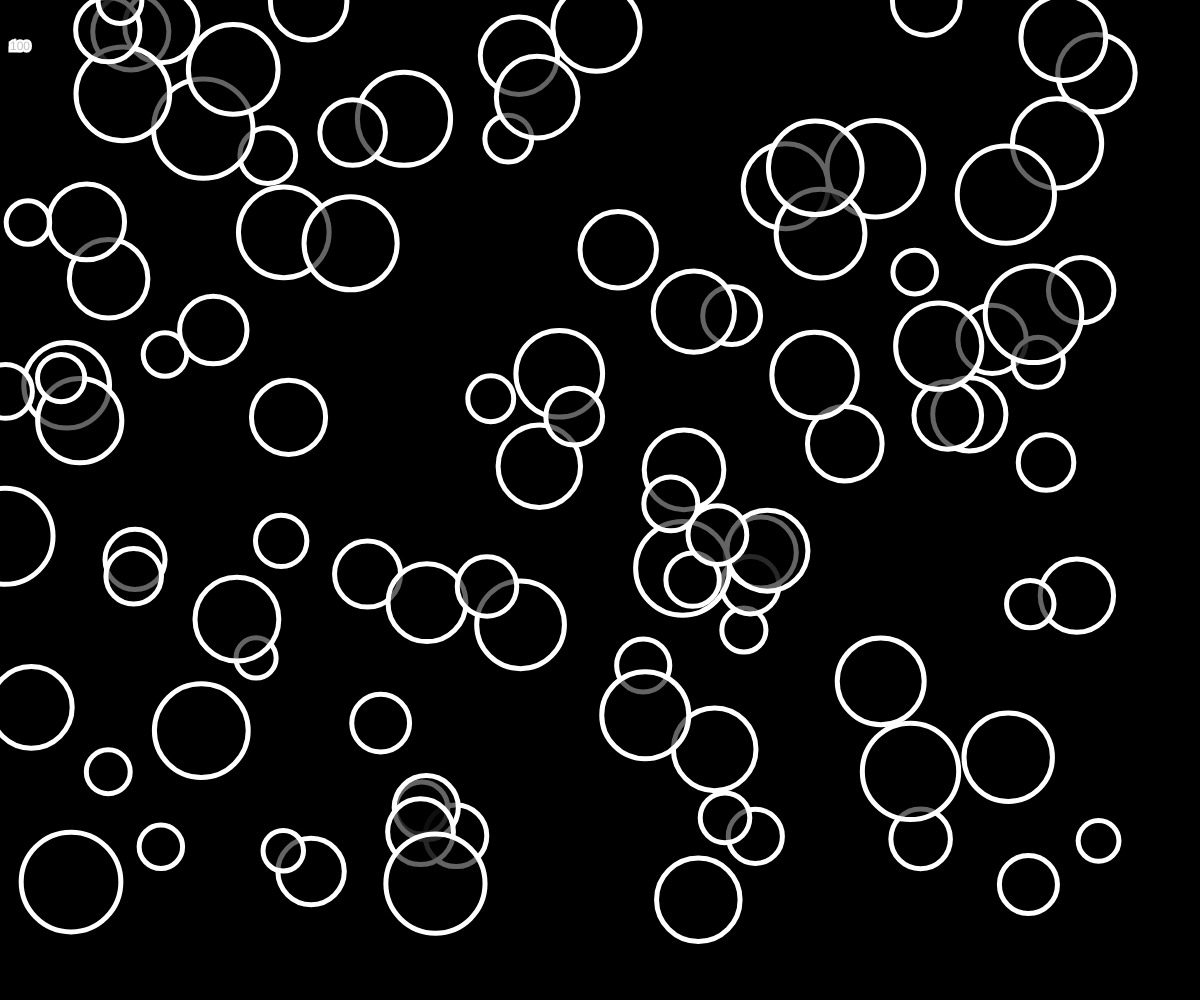
Frame 1 (no input)
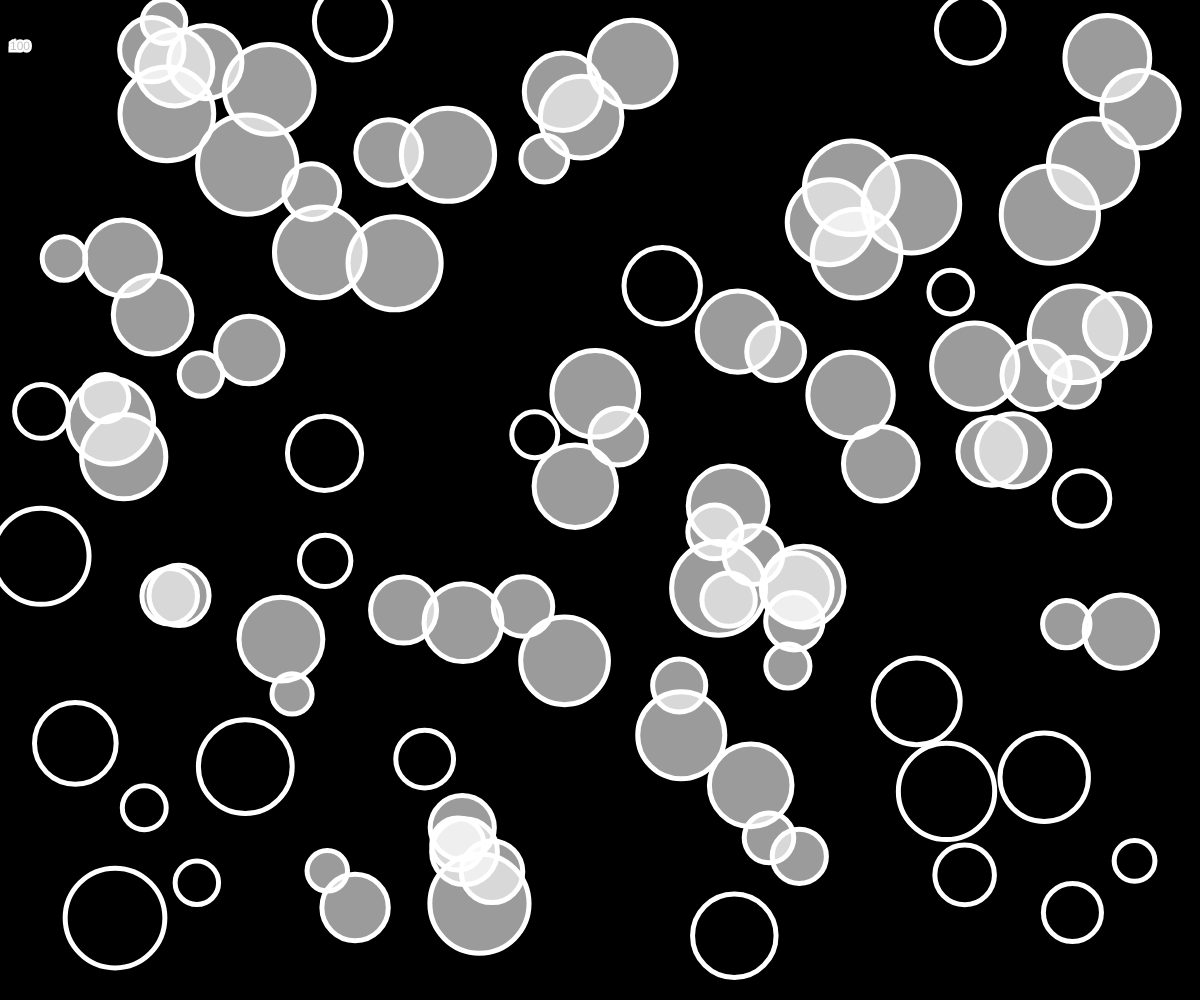
Frame 60 (no input)
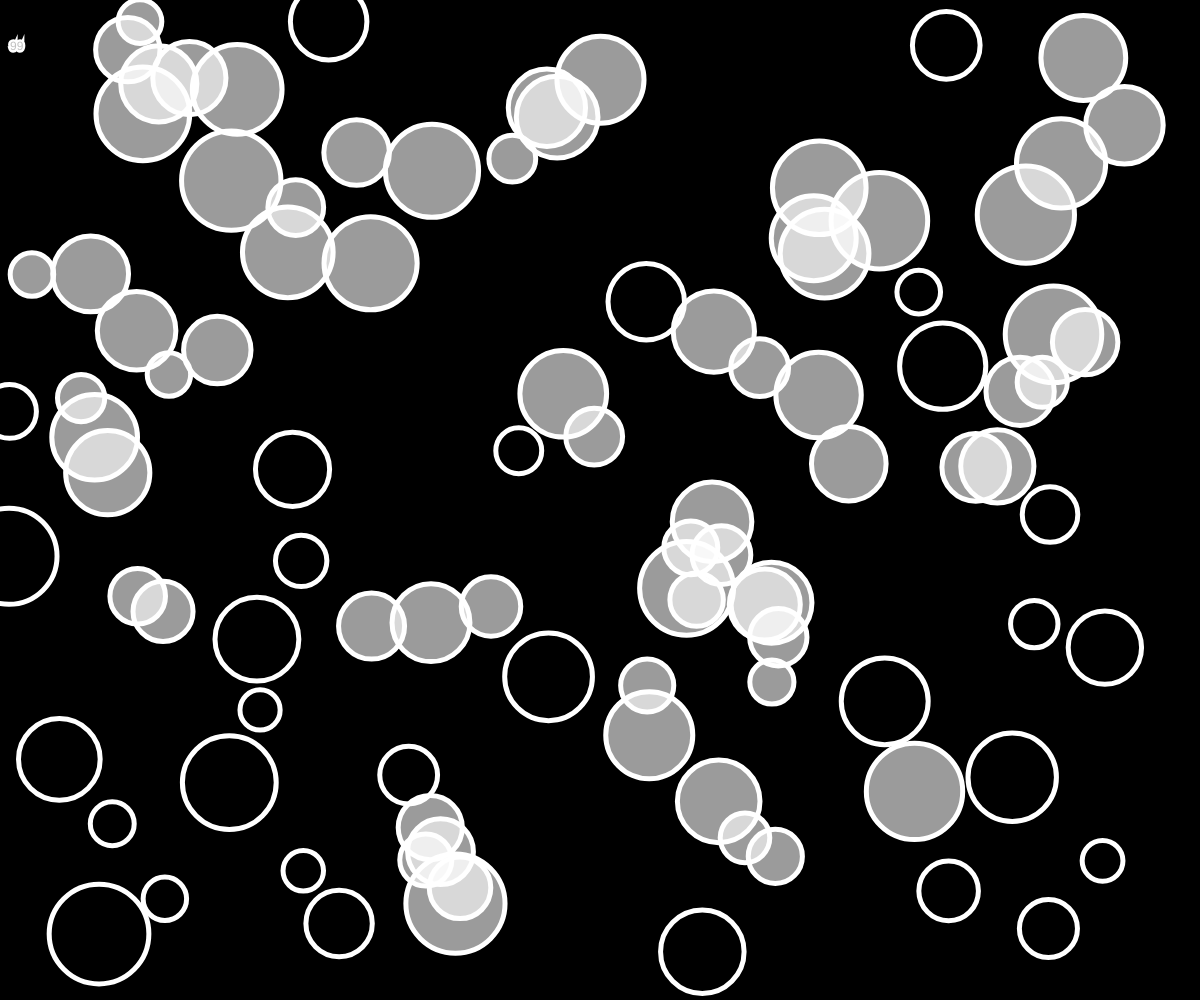
Frame 120 (the mouse pressed at the canvas centre since frame 60)

The p5.js sketch that drew these frames (run headless with seeded random() and noise() and a simulated clock; from frame 60 on, the mouse is pressed at the canvas centre):

// p5.js sketch
// ── sketch.js
let bubbles = [];
var bubblesCounter;
var xSpeed = 4;
var ySpeed = 4;

function setup() {
  createCanvas(windowWidth, windowHeight);
  for (var i = 0; i < 100; i++) {
    let x = random(0, width - 100);
    let y = random(0, height - 100);
    let r = random(20, 50);
    bubbles[i] = new Bubble(x, y, r);
  }
  bubblesCounter = {
    counter: bubbles.length,
    col: color(192, 192, 192)
  };
}

// Bubbles Remove
function mousePressed() {
  for (var i = 0; i < bubbles.length; i++) {
    bubbles[i].clicked(mouseX, mouseY);
    if (bubbles[i].contains(mouseX, mouseY)) {
      bubbles.splice(i, 1);
    }
  }
}

function draw() {
  background(0);
  // Bubbles "Turn On" when touching each other
  for (b of bubbles) {
    b.show();
    b.move();
    let overlap = false;
    for (other of bubbles) {
      if (b != other && b.intersects(other)) {
        overlap = true;
      }
    }
    if (overlap) {
      b.changeBrightness(255);
    }
    else {
      b.changeBrightness(0);
    }
  }
  bubblesCounter.counter = bubbles.length;
  if (bubblesCounter.counter == 0) {
    alert('You Got All the Bubbles!');
  }
  fill(bubblesCounter.col);
  text(bubblesCounter.counter, 10, 50);
}

class Bubble {
  constructor(x, y, r, xSpeed, ySpeed) {
    this.x = x;
    this.y = y;
    this.r = r;
    this.brightness = 0;
  }

  changeBrightness(value) {
    this.brightness = value;
  }

  clicked(x, y) {
    let d = dist(x, y, this.x, this.y);
    if (d < this.r) {
      this.brightness = 255;
      // console.log("Clicked");
    }
  }

  intersects() {
    let d = dist(this.x, this.y, other.x, other.y);
    return (d < this.r + other.r);
  }

  contains(x, y) {
    let d = dist(x, y, this.x, this.y);
    return (d < this.r);
  }

  move() {
    this.x += xSpeed;
    this.y += ySpeed;
    if (this.x > width - this.r || this.x + this.r <= 0) {
      xSpeed = -xSpeed;
      // console.log("Touched.x");
    }
    if (this.y > height - this.r || this.y + this.r <= 0) {
      ySpeed = -ySpeed;
      // console.log("Touched.y");
    }
  }

  show() {
    stroke(255);
    strokeWeight(5);
    fill(this.brightness, 155);
    ellipse(this.x, this.y, this.r * 2);
  }
}
